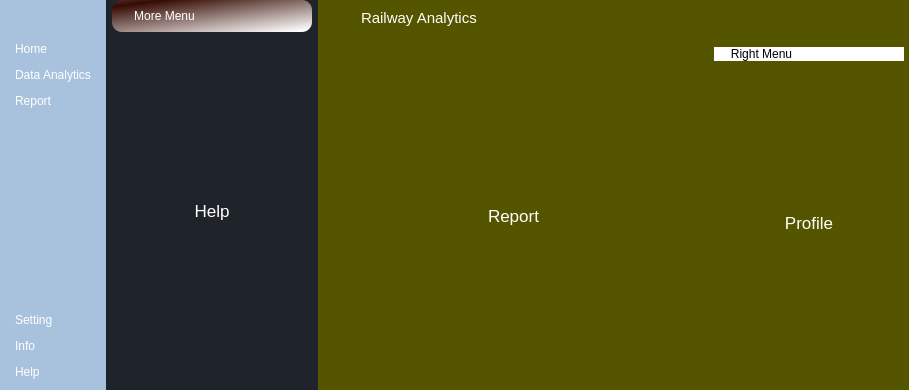
<?xml version="1.0" encoding="UTF-8"?>
<ui version="4.0">
 <class>MainWindow</class>
 <widget class="QMainWindow" name="MainWindow">
  <property name="geometry">
   <rect>
    <x>0</x>
    <y>0</y>
    <width>909</width>
    <height>390</height>
   </rect>
  </property>
  <property name="windowTitle">
   <string>MainWindow</string>
  </property>
  <property name="styleSheet">
   <string notr="true">*{
background-color:transparent;
border:none;
background: transparent;
padding:0;
margins:0;
color:#fff;
}
#centralwidget{
background-color:#1f232a;
}
#LeftMenuSubContainer{
background-color:#16191d;
}
#rightmenuSubContainer{
background-color:#16191d;
}

#frame_4{
background-color:qlineargradient(spread:reflect, x1:0.15, y1:0.09, x2:0.91, y2:1, stop:0 rgba(55, 9, 0, 239), stop:1 rgba(255, 255, 255, 255));
border-radius:10px;
}

#LeftMenuSubContainer QPushButton{
text-align:left;
padding:5.5px 10px;
border-top-left-radus:10px;
border-bottom-left-radus:10px;
}
#centralMenuSubContainer{
backgroud-color:#2c313c;
}</string>
  </property>
  <widget class="QWidget" name="centralwidget">
   <layout class="QHBoxLayout" name="horizontalLayout">
    <property name="spacing">
     <number>6</number>
    </property>
    <property name="leftMargin">
     <number>0</number>
    </property>
    <property name="topMargin">
     <number>0</number>
    </property>
    <property name="rightMargin">
     <number>0</number>
    </property>
    <property name="bottomMargin">
     <number>0</number>
    </property>
    <item alignment="Qt::AlignLeft">
     <widget class="QWidget" name="LeftMenuContainer" native="true">
      <layout class="QVBoxLayout" name="verticalLayout">
       <property name="spacing">
        <number>0</number>
       </property>
       <property name="leftMargin">
        <number>0</number>
       </property>
       <property name="topMargin">
        <number>0</number>
       </property>
       <property name="rightMargin">
        <number>0</number>
       </property>
       <property name="bottomMargin">
        <number>0</number>
       </property>
       <item>
        <widget class="QWidget" name="LeftMenuSubContainer" native="true">
         <property name="styleSheet">
          <string notr="true">background-color: rgb(168, 193, 221);</string>
         </property>
         <layout class="QVBoxLayout" name="verticalLayout_2">
          <property name="spacing">
           <number>5</number>
          </property>
          <property name="leftMargin">
           <number>5</number>
          </property>
          <property name="topMargin">
           <number>5</number>
          </property>
          <property name="rightMargin">
           <number>5</number>
          </property>
          <property name="bottomMargin">
           <number>5</number>
          </property>
          <item alignment="Qt::AlignTop">
           <widget class="QFrame" name="frame">
            <property name="frameShape">
             <enum>QFrame::StyledPanel</enum>
            </property>
            <property name="frameShadow">
             <enum>QFrame::Raised</enum>
            </property>
            <layout class="QVBoxLayout" name="verticalLayout_3">
             <property name="spacing">
              <number>0</number>
             </property>
             <property name="leftMargin">
              <number>0</number>
             </property>
             <property name="topMargin">
              <number>0</number>
             </property>
             <property name="rightMargin">
              <number>0</number>
             </property>
             <property name="bottomMargin">
              <number>0</number>
             </property>
             <item>
              <widget class="QPushButton" name="MenuBtn">
               <property name="toolTip">
                <string>Menu</string>
               </property>
               <property name="text">
                <string/>
               </property>
               <property name="icon">
                <iconset resource="Resources.qrc">
                 <normaloff>:/icons/Icons/menu.svg</normaloff>:/icons/Icons/menu.svg</iconset>
               </property>
               <property name="iconSize">
                <size>
                 <width>24</width>
                 <height>24</height>
                </size>
               </property>
              </widget>
             </item>
            </layout>
           </widget>
          </item>
          <item alignment="Qt::AlignTop">
           <widget class="QFrame" name="frame_2">
            <property name="sizePolicy">
             <sizepolicy hsizetype="Preferred" vsizetype="Preferred">
              <horstretch>0</horstretch>
              <verstretch>0</verstretch>
             </sizepolicy>
            </property>
            <property name="frameShape">
             <enum>QFrame::StyledPanel</enum>
            </property>
            <property name="frameShadow">
             <enum>QFrame::Raised</enum>
            </property>
            <layout class="QVBoxLayout" name="verticalLayout_4">
             <property name="spacing">
              <number>0</number>
             </property>
             <property name="leftMargin">
              <number>0</number>
             </property>
             <property name="topMargin">
              <number>0</number>
             </property>
             <property name="rightMargin">
              <number>0</number>
             </property>
             <property name="bottomMargin">
              <number>0</number>
             </property>
             <item>
              <widget class="QPushButton" name="HomeBtn">
               <property name="toolTip">
                <string>Home</string>
               </property>
               <property name="text">
                <string>Home</string>
               </property>
               <property name="icon">
                <iconset resource="Resources.qrc">
                 <normaloff>:/icons/Icons/home.svg</normaloff>:/icons/Icons/home.svg</iconset>
               </property>
               <property name="iconSize">
                <size>
                 <width>24</width>
                 <height>24</height>
                </size>
               </property>
              </widget>
             </item>
             <item>
              <widget class="QPushButton" name="DataBtn">
               <property name="toolTip">
                <string>Data Analytics</string>
               </property>
               <property name="text">
                <string>Data Analytics</string>
               </property>
               <property name="icon">
                <iconset resource="Resources.qrc">
                 <normaloff>:/icons/Icons/layers.svg</normaloff>:/icons/Icons/layers.svg</iconset>
               </property>
               <property name="iconSize">
                <size>
                 <width>24</width>
                 <height>23</height>
                </size>
               </property>
              </widget>
             </item>
             <item>
              <widget class="QPushButton" name="ReportBtn">
               <property name="toolTip">
                <string>View Report</string>
               </property>
               <property name="text">
                <string>Report</string>
               </property>
               <property name="icon">
                <iconset resource="Resources.qrc">
                 <normaloff>:/icons/Icons/printer.svg</normaloff>:/icons/Icons/printer.svg</iconset>
               </property>
               <property name="iconSize">
                <size>
                 <width>24</width>
                 <height>24</height>
                </size>
               </property>
              </widget>
             </item>
            </layout>
           </widget>
          </item>
          <item>
           <spacer name="verticalSpacer">
            <property name="orientation">
             <enum>Qt::Vertical</enum>
            </property>
            <property name="sizeHint" stdset="0">
             <size>
              <width>20</width>
              <height>40</height>
             </size>
            </property>
           </spacer>
          </item>
          <item>
           <widget class="QFrame" name="frame_3">
            <property name="frameShape">
             <enum>QFrame::StyledPanel</enum>
            </property>
            <property name="frameShadow">
             <enum>QFrame::Raised</enum>
            </property>
            <layout class="QVBoxLayout" name="verticalLayout_5">
             <property name="spacing">
              <number>0</number>
             </property>
             <property name="leftMargin">
              <number>0</number>
             </property>
             <property name="topMargin">
              <number>0</number>
             </property>
             <property name="rightMargin">
              <number>0</number>
             </property>
             <property name="bottomMargin">
              <number>0</number>
             </property>
             <item>
              <widget class="QPushButton" name="SettingBtn">
               <property name="toolTip">
                <string>Goto Settings</string>
               </property>
               <property name="text">
                <string>Setting</string>
               </property>
               <property name="icon">
                <iconset resource="Resources.qrc">
                 <normaloff>:/icons/Icons/settings.svg</normaloff>:/icons/Icons/settings.svg</iconset>
               </property>
               <property name="iconSize">
                <size>
                 <width>24</width>
                 <height>24</height>
                </size>
               </property>
              </widget>
             </item>
             <item>
              <widget class="QPushButton" name="InfoBtn">
               <property name="toolTip">
                <string>Get Info</string>
               </property>
               <property name="text">
                <string>Info</string>
               </property>
               <property name="icon">
                <iconset resource="Resources.qrc">
                 <normaloff>:/icons/Icons/info.svg</normaloff>:/icons/Icons/info.svg</iconset>
               </property>
               <property name="iconSize">
                <size>
                 <width>25</width>
                 <height>25</height>
                </size>
               </property>
              </widget>
             </item>
             <item>
              <widget class="QPushButton" name="HelpBtn">
               <property name="toolTip">
                <string>Help Center</string>
               </property>
               <property name="text">
                <string>Help</string>
               </property>
               <property name="icon">
                <iconset resource="Resources.qrc">
                 <normaloff>:/icons/Icons/help-circle.svg</normaloff>:/icons/Icons/help-circle.svg</iconset>
               </property>
               <property name="iconSize">
                <size>
                 <width>25</width>
                 <height>25</height>
                </size>
               </property>
              </widget>
             </item>
            </layout>
           </widget>
          </item>
         </layout>
        </widget>
       </item>
      </layout>
     </widget>
    </item>
    <item alignment="Qt::AlignLeft">
     <widget class="QWidget" name="centralMenuContainer" native="true">
      <property name="minimumSize">
       <size>
        <width>200</width>
        <height>0</height>
       </size>
      </property>
      <layout class="QVBoxLayout" name="verticalLayout_6">
       <property name="spacing">
        <number>0</number>
       </property>
       <property name="leftMargin">
        <number>0</number>
       </property>
       <property name="topMargin">
        <number>0</number>
       </property>
       <property name="rightMargin">
        <number>0</number>
       </property>
       <property name="bottomMargin">
        <number>0</number>
       </property>
       <item>
        <widget class="QWidget" name="centralMenuSubContainer" native="true">
         <layout class="QVBoxLayout" name="verticalLayout_7">
          <property name="spacing">
           <number>0</number>
          </property>
          <property name="leftMargin">
           <number>0</number>
          </property>
          <property name="topMargin">
           <number>0</number>
          </property>
          <property name="rightMargin">
           <number>0</number>
          </property>
          <property name="bottomMargin">
           <number>0</number>
          </property>
          <item alignment="Qt::AlignTop">
           <widget class="QFrame" name="frame_4">
            <property name="frameShape">
             <enum>QFrame::StyledPanel</enum>
            </property>
            <property name="frameShadow">
             <enum>QFrame::Raised</enum>
            </property>
            <layout class="QHBoxLayout" name="horizontalLayout_2">
             <item alignment="Qt::AlignHCenter">
              <widget class="QLabel" name="label">
               <property name="text">
                <string>More Menu</string>
               </property>
               <property name="alignment">
                <set>Qt::AlignCenter</set>
               </property>
              </widget>
             </item>
             <item alignment="Qt::AlignRight">
              <widget class="QPushButton" name="pushButton">
               <property name="toolTip">
                <string>Close Menu</string>
               </property>
               <property name="text">
                <string/>
               </property>
               <property name="icon">
                <iconset resource="Resources.qrc">
                 <normaloff>:/icons/Icons/x-circle.svg</normaloff>:/icons/Icons/x-circle.svg</iconset>
               </property>
               <property name="iconSize">
                <size>
                 <width>24</width>
                 <height>24</height>
                </size>
               </property>
              </widget>
             </item>
            </layout>
           </widget>
          </item>
          <item>
           <widget class="QStackedWidget" name="stackedWidget">
            <property name="currentIndex">
             <number>2</number>
            </property>
            <widget class="QWidget" name="page">
             <layout class="QVBoxLayout" name="verticalLayout_8">
              <item>
               <widget class="QLabel" name="label_2">
                <property name="font">
                 <font>
                  <pointsize>13</pointsize>
                 </font>
                </property>
                <property name="styleSheet">
                 <string notr="true">label-color: rgb(0, 85, 255)</string>
                </property>
                <property name="text">
                 <string>Setting</string>
                </property>
                <property name="alignment">
                 <set>Qt::AlignCenter</set>
                </property>
               </widget>
              </item>
             </layout>
            </widget>
            <widget class="QWidget" name="page_2">
             <layout class="QVBoxLayout" name="verticalLayout_9">
              <item>
               <widget class="QLabel" name="label_3">
                <property name="font">
                 <font>
                  <pointsize>13</pointsize>
                 </font>
                </property>
                <property name="styleSheet">
                 <string notr="true">label-color: rgb(0, 85, 255)</string>
                </property>
                <property name="text">
                 <string>Information</string>
                </property>
                <property name="alignment">
                 <set>Qt::AlignCenter</set>
                </property>
               </widget>
              </item>
             </layout>
            </widget>
            <widget class="QWidget" name="page_3">
             <layout class="QVBoxLayout" name="verticalLayout_10">
              <item>
               <widget class="QLabel" name="label_4">
                <property name="font">
                 <font>
                  <pointsize>13</pointsize>
                 </font>
                </property>
                <property name="styleSheet">
                 <string notr="true">label-color: rgb(0, 85, 255)</string>
                </property>
                <property name="text">
                 <string>Help</string>
                </property>
                <property name="alignment">
                 <set>Qt::AlignCenter</set>
                </property>
               </widget>
              </item>
             </layout>
            </widget>
           </widget>
          </item>
         </layout>
        </widget>
       </item>
      </layout>
     </widget>
    </item>
    <item>
     <widget class="QWidget" name="MainBodyContainer" native="true">
      <property name="sizePolicy">
       <sizepolicy hsizetype="Expanding" vsizetype="Preferred">
        <horstretch>0</horstretch>
        <verstretch>0</verstretch>
       </sizepolicy>
      </property>
      <property name="styleSheet">
       <string notr="true">background-color: rgb(85, 85, 0);</string>
      </property>
      <layout class="QVBoxLayout" name="verticalLayout_11">
       <property name="spacing">
        <number>6</number>
       </property>
       <property name="leftMargin">
        <number>0</number>
       </property>
       <property name="topMargin">
        <number>0</number>
       </property>
       <property name="rightMargin">
        <number>0</number>
       </property>
       <property name="bottomMargin">
        <number>0</number>
       </property>
       <item alignment="Qt::AlignTop">
        <widget class="QWidget" name="headerContainer" native="true">
         <layout class="QHBoxLayout" name="horizontalLayout_4">
          <item>
           <widget class="QFrame" name="frame_5">
            <property name="frameShape">
             <enum>QFrame::StyledPanel</enum>
            </property>
            <property name="frameShadow">
             <enum>QFrame::Raised</enum>
            </property>
            <layout class="QHBoxLayout" name="horizontalLayout_6">
             <property name="spacing">
              <number>6</number>
             </property>
             <property name="leftMargin">
              <number>0</number>
             </property>
             <property name="topMargin">
              <number>0</number>
             </property>
             <property name="rightMargin">
              <number>0</number>
             </property>
             <property name="bottomMargin">
              <number>0</number>
             </property>
             <item>
              <widget class="QLabel" name="label_5">
               <property name="maximumSize">
                <size>
                 <width>28</width>
                 <height>22</height>
                </size>
               </property>
               <property name="text">
                <string/>
               </property>
               <property name="pixmap">
                <pixmap resource="Images/Images.qrc">:/newPrefix/main.jpeg</pixmap>
               </property>
               <property name="scaledContents">
                <bool>true</bool>
               </property>
               <property name="wordWrap">
                <bool>false</bool>
               </property>
               <property name="openExternalLinks">
                <bool>false</bool>
               </property>
              </widget>
             </item>
             <item alignment="Qt::AlignLeft">
              <widget class="QLabel" name="label_6">
               <property name="font">
                <font>
                 <pointsize>11</pointsize>
                </font>
               </property>
               <property name="text">
                <string>Railway Analytics</string>
               </property>
              </widget>
             </item>
            </layout>
           </widget>
          </item>
          <item alignment="Qt::AlignHCenter">
           <widget class="QFrame" name="frame_6">
            <property name="frameShape">
             <enum>QFrame::StyledPanel</enum>
            </property>
            <property name="frameShadow">
             <enum>QFrame::Raised</enum>
            </property>
            <layout class="QHBoxLayout" name="horizontalLayout_5">
             <property name="leftMargin">
              <number>0</number>
             </property>
             <property name="topMargin">
              <number>0</number>
             </property>
             <property name="rightMargin">
              <number>0</number>
             </property>
             <property name="bottomMargin">
              <number>0</number>
             </property>
             <item>
              <widget class="QPushButton" name="pushButton_6">
               <property name="toolTip">
                <string>More</string>
               </property>
               <property name="text">
                <string/>
               </property>
               <property name="icon">
                <iconset resource="Resources.qrc">
                 <normaloff>:/icons/Icons/more-horizontal.svg</normaloff>:/icons/Icons/more-horizontal.svg</iconset>
               </property>
               <property name="iconSize">
                <size>
                 <width>24</width>
                 <height>24</height>
                </size>
               </property>
              </widget>
             </item>
             <item>
              <widget class="QPushButton" name="pushButton_5">
               <property name="toolTip">
                <string>Profile Menu</string>
               </property>
               <property name="text">
                <string/>
               </property>
               <property name="icon">
                <iconset resource="Resources.qrc">
                 <normaloff>:/icons/Icons/user.svg</normaloff>:/icons/Icons/user.svg</iconset>
               </property>
               <property name="iconSize">
                <size>
                 <width>24</width>
                 <height>32</height>
                </size>
               </property>
              </widget>
             </item>
            </layout>
           </widget>
          </item>
          <item alignment="Qt::AlignRight">
           <widget class="QFrame" name="frame_7">
            <property name="frameShape">
             <enum>QFrame::StyledPanel</enum>
            </property>
            <property name="frameShadow">
             <enum>QFrame::Raised</enum>
            </property>
            <layout class="QHBoxLayout" name="horizontalLayout_3">
             <property name="leftMargin">
              <number>0</number>
             </property>
             <property name="topMargin">
              <number>0</number>
             </property>
             <property name="rightMargin">
              <number>0</number>
             </property>
             <property name="bottomMargin">
              <number>0</number>
             </property>
             <item>
              <widget class="QPushButton" name="pushButton_2">
               <property name="toolTip">
                <string>minimize Window</string>
               </property>
               <property name="text">
                <string/>
               </property>
               <property name="icon">
                <iconset resource="Resources.qrc">
                 <normaloff>:/icons/Icons/minus.svg</normaloff>:/icons/Icons/minus.svg</iconset>
               </property>
               <property name="iconSize">
                <size>
                 <width>14</width>
                 <height>16</height>
                </size>
               </property>
              </widget>
             </item>
             <item>
              <widget class="QPushButton" name="pushButton_3">
               <property name="toolTip">
                <string>Restore Window</string>
               </property>
               <property name="text">
                <string/>
               </property>
               <property name="icon">
                <iconset resource="Resources.qrc">
                 <normaloff>:/icons/Icons/square.svg</normaloff>:/icons/Icons/square.svg</iconset>
               </property>
               <property name="iconSize">
                <size>
                 <width>12</width>
                 <height>12</height>
                </size>
               </property>
              </widget>
             </item>
             <item>
              <widget class="QPushButton" name="pushButton_4">
               <property name="toolTip">
                <string>Close Window</string>
               </property>
               <property name="text">
                <string/>
               </property>
               <property name="icon">
                <iconset resource="Resources.qrc">
                 <normaloff>:/icons/Icons/x.svg</normaloff>:/icons/Icons/x.svg</iconset>
               </property>
               <property name="iconSize">
                <size>
                 <width>14</width>
                 <height>15</height>
                </size>
               </property>
              </widget>
             </item>
            </layout>
           </widget>
          </item>
         </layout>
        </widget>
       </item>
       <item>
        <widget class="QWidget" name="mainbodycontent" native="true">
         <property name="sizePolicy">
          <sizepolicy hsizetype="Preferred" vsizetype="Expanding">
           <horstretch>0</horstretch>
           <verstretch>0</verstretch>
          </sizepolicy>
         </property>
         <property name="styleSheet">
          <string notr="true">backgroud-color:#2c313c;</string>
         </property>
         <layout class="QHBoxLayout" name="horizontalLayout_7">
          <property name="spacing">
           <number>0</number>
          </property>
          <property name="leftMargin">
           <number>0</number>
          </property>
          <property name="topMargin">
           <number>0</number>
          </property>
          <property name="rightMargin">
           <number>0</number>
          </property>
          <property name="bottomMargin">
           <number>0</number>
          </property>
          <item>
           <widget class="QWidget" name="mainContentsaContainer" native="true">
            <property name="sizePolicy">
             <sizepolicy hsizetype="Fixed" vsizetype="Preferred">
              <horstretch>0</horstretch>
              <verstretch>0</verstretch>
             </sizepolicy>
            </property>
           </widget>
          </item>
          <item>
           <widget class="QStackedWidget" name="stackedWidget_3">
            <property name="currentIndex">
             <number>2</number>
            </property>
            <widget class="QWidget" name="page_6">
             <layout class="QVBoxLayout" name="verticalLayout_16">
              <item>
               <widget class="QLabel" name="label_11">
                <property name="font">
                 <font>
                  <pointsize>13</pointsize>
                 </font>
                </property>
                <property name="styleSheet">
                 <string notr="true">label-color: rgb(0, 85, 255)</string>
                </property>
                <property name="text">
                 <string>Home</string>
                </property>
                <property name="alignment">
                 <set>Qt::AlignCenter</set>
                </property>
               </widget>
              </item>
             </layout>
            </widget>
            <widget class="QWidget" name="page_7">
             <layout class="QVBoxLayout" name="verticalLayout_17">
              <item>
               <widget class="QLabel" name="label_12">
                <property name="font">
                 <font>
                  <pointsize>13</pointsize>
                 </font>
                </property>
                <property name="styleSheet">
                 <string notr="true">label-color: rgb(0, 85, 255)</string>
                </property>
                <property name="text">
                 <string>Data Analytics</string>
                </property>
                <property name="alignment">
                 <set>Qt::AlignCenter</set>
                </property>
               </widget>
              </item>
             </layout>
            </widget>
            <widget class="QWidget" name="page_8">
             <layout class="QVBoxLayout" name="verticalLayout_18">
              <item>
               <widget class="QLabel" name="label_13">
                <property name="font">
                 <font>
                  <pointsize>13</pointsize>
                 </font>
                </property>
                <property name="styleSheet">
                 <string notr="true">label-color: rgb(0, 85, 255)</string>
                </property>
                <property name="text">
                 <string>Report</string>
                </property>
                <property name="alignment">
                 <set>Qt::AlignCenter</set>
                </property>
               </widget>
              </item>
             </layout>
            </widget>
           </widget>
          </item>
          <item alignment="Qt::AlignRight">
           <widget class="QWidget" name="RightMenuContainer" native="true">
            <property name="minimumSize">
             <size>
              <width>200</width>
              <height>0</height>
             </size>
            </property>
            <layout class="QVBoxLayout" name="verticalLayout_12">
             <property name="spacing">
              <number>0</number>
             </property>
             <property name="leftMargin">
              <number>0</number>
             </property>
             <property name="topMargin">
              <number>0</number>
             </property>
             <property name="rightMargin">
              <number>0</number>
             </property>
             <property name="bottomMargin">
              <number>0</number>
             </property>
             <item>
              <widget class="QWidget" name="rightmenuSubContainer" native="true">
               <layout class="QVBoxLayout" name="verticalLayout_13">
                <property name="spacing">
                 <number>0</number>
                </property>
                <property name="leftMargin">
                 <number>5</number>
                </property>
                <property name="topMargin">
                 <number>5</number>
                </property>
                <property name="rightMargin">
                 <number>5</number>
                </property>
                <property name="bottomMargin">
                 <number>5</number>
                </property>
                <item>
                 <widget class="QFrame" name="frame_8">
                  <property name="styleSheet">
                   <string notr="true">background-color:rgb(255, 255, 255);
border-radius:10px;
 </string>
                  </property>
                  <property name="frameShape">
                   <enum>QFrame::StyledPanel</enum>
                  </property>
                  <property name="frameShadow">
                   <enum>QFrame::Raised</enum>
                  </property>
                  <layout class="QHBoxLayout" name="horizontalLayout_8">
                   <property name="spacing">
                    <number>0</number>
                   </property>
                   <property name="leftMargin">
                    <number>0</number>
                   </property>
                   <property name="topMargin">
                    <number>0</number>
                   </property>
                   <property name="rightMargin">
                    <number>0</number>
                   </property>
                   <property name="bottomMargin">
                    <number>0</number>
                   </property>
                   <item>
                    <widget class="QLabel" name="label_7">
                     <property name="styleSheet">
                      <string notr="true">color:rgb(0, 0, 0)</string>
                     </property>
                     <property name="text">
                      <string>Right Menu</string>
                     </property>
                     <property name="alignment">
                      <set>Qt::AlignCenter</set>
                     </property>
                    </widget>
                   </item>
                   <item alignment="Qt::AlignRight">
                    <widget class="QPushButton" name="pushButton_7">
                     <property name="toolTip">
                      <string>Close Menu</string>
                     </property>
                     <property name="text">
                      <string/>
                     </property>
                     <property name="icon">
                      <iconset resource="Resources.qrc">
                       <normaloff>:/icons/Icons/x.svg</normaloff>:/icons/Icons/x.svg</iconset>
                     </property>
                     <property name="iconSize">
                      <size>
                       <width>24</width>
                       <height>24</height>
                      </size>
                     </property>
                    </widget>
                   </item>
                  </layout>
                 </widget>
                </item>
                <item>
                 <widget class="QStackedWidget" name="stackedWidget_2">
                  <property name="styleSheet">
                   <string notr="true">background-color:transparent;</string>
                  </property>
                  <property name="currentIndex">
                   <number>0</number>
                  </property>
                  <widget class="QWidget" name="page_4">
                   <layout class="QVBoxLayout" name="verticalLayout_14">
                    <item>
                     <widget class="QLabel" name="label_8">
                      <property name="font">
                       <font>
                        <pointsize>13</pointsize>
                       </font>
                      </property>
                      <property name="styleSheet">
                       <string notr="true">label-color: rgb(0, 85, 255)</string>
                      </property>
                      <property name="text">
                       <string>Profile</string>
                      </property>
                      <property name="alignment">
                       <set>Qt::AlignCenter</set>
                      </property>
                     </widget>
                    </item>
                   </layout>
                  </widget>
                  <widget class="QWidget" name="page_5">
                   <layout class="QVBoxLayout" name="verticalLayout_15">
                    <item>
                     <widget class="QLabel" name="label_9">
                      <property name="font">
                       <font>
                        <pointsize>13</pointsize>
                       </font>
                      </property>
                      <property name="styleSheet">
                       <string notr="true">label-color: rgb(0, 85, 255)</string>
                      </property>
                      <property name="text">
                       <string>More....</string>
                      </property>
                      <property name="alignment">
                       <set>Qt::AlignCenter</set>
                      </property>
                     </widget>
                    </item>
                   </layout>
                  </widget>
                 </widget>
                </item>
               </layout>
              </widget>
             </item>
            </layout>
           </widget>
          </item>
         </layout>
        </widget>
       </item>
      </layout>
     </widget>
    </item>
   </layout>
  </widget>
 </widget>
 <resources>
  <include location="Resources.qrc"/>
  <include location="Images/Images.qrc"/>
 </resources>
 <connections/>
</ui>
